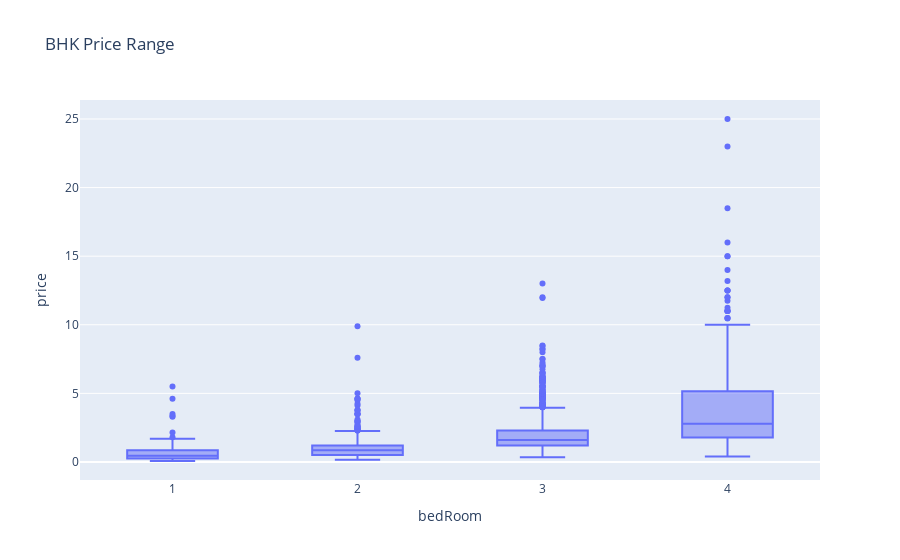

The notebook cell this image was saved under:
### Code cell
temp_df = df[df['bedRoom'] <= 4]
# Create side-by-side boxplots of the total bill amounts by day
fig = px.box(temp_df, x='bedRoom', y='price', title='BHK Price Range')

# Show the plot
fig.show()

### Figure 1 — Plotly figure (JSON) as saved in the notebook; plotly's stock layout.template omitted (floating-point values rounded to 4 significant figures; data arrays with more than 128 entries replaced by an {"elided": "..."} marker saying what was removed)
{"data": [{"alignmentgroup": "True", "hovertemplate": "bedRoom=%{x}<br>price=%{y}<extra></extra>", "legendgroup": "", "marker": {"color": "#636efa"}, "name": "", "notched": false, "offsetgroup": "", "orientation": "v", "showlegend": false, "type": "box", "x": {"elided": "3255 int values"}, "x0": " ", "xaxis": "x", "y": {"elided": "3255 float values"}, "y0": " ", "yaxis": "y"}], "layout": {"autosize": true, "boxmode": "group", "legend": {"tracegroupgap": 0}, "title": {"text": "BHK Price Range"}, "xaxis": {"anchor": "y", "autorange": true, "domain": [0, 1], "range": [0.5, 4.5], "title": {"text": "bedRoom"}, "type": "linear"}, "yaxis": {"anchor": "x", "autorange": true, "domain": [0, 1], "range": [-1.315, 26.39], "title": {"text": "price"}, "type": "linear"}}}
